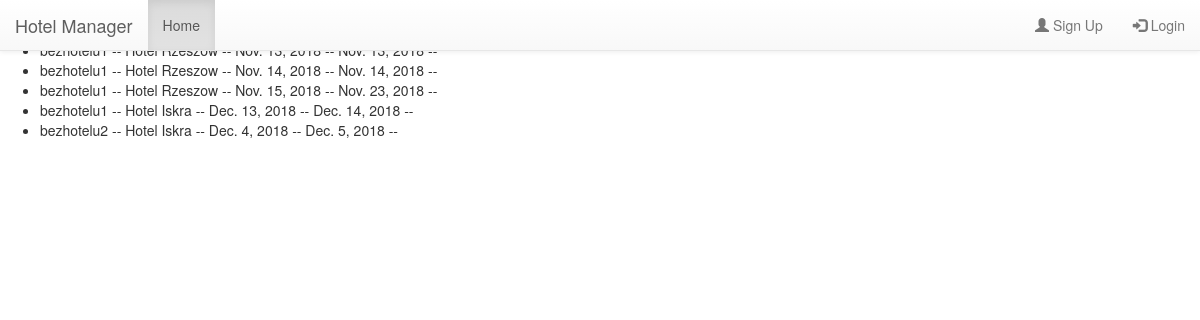
The page /booking/reservation/list/ on the database as committed earlier.
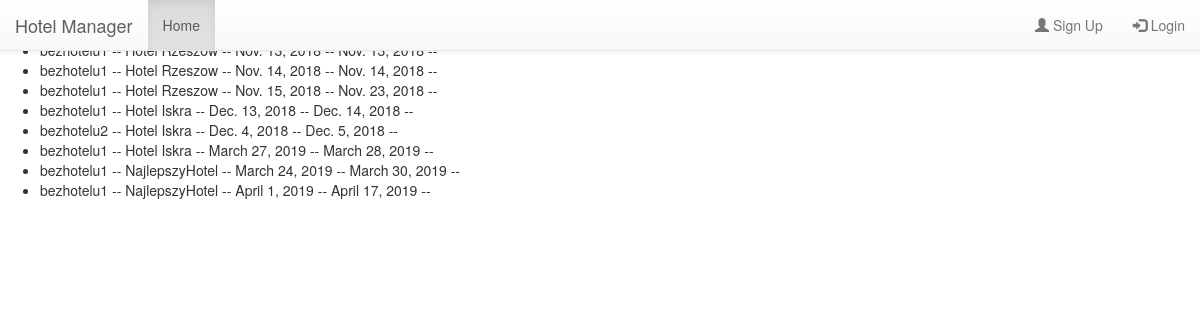
The same page on the database as committed later.
### booking/models.py (models this page shows, shortened)
class Reservation(models.Model):
    reservation_owner = models.ForeignKey(HotelOwner, on_delete=models.CASCADE)
    reservation_hotel = models.ForeignKey(Hotel, on_delete=models.CASCADE)
    reservation_from = models.DateField()
    reservation_to = models.DateField()
    reservation_room_sgl_quantity = models.PositiveIntegerField(validators=[MinValueValidator(0)], default=0)
    reservation_room_dbl_quantity = models.PositiveIntegerField(validators=[MinValueValidator(0)], default=0)
    reservation_room_twin_quantity = models.PositiveIntegerField(validators=[MinValueValidator(0)], default=0)
    reservation_room_tpl_quantity = models.PositiveIntegerField(validators=[MinValueValidator(0)], default=0)
    reservation_room_qdbl_quantity = models.PositiveIntegerField(validators=[MinValueValidator(0)], default=0)
    reservation_room_family_quantity = models.PositiveIntegerField(validators=[MinValueValidator(0)], default=0)
    reservation_room_apartment_quantity = models.PositiveIntegerField(validators=[MinValueValidator(0)], default=0)

class HotelOwner(AbstractUser):
    hasHotel = models.BooleanField(default=False)
    phone_regex = RegexValidator(regex=r'^\+?1?\d{9,15}$',
                                 message="Phone number must be entered in the format: '+999999999'. Up to 15 digits "
                                         "allowed.")
    phone_number = models.CharField(validators=[phone_regex], max_length=17, blank=False, null=False)
    class Meta:
        app_label = 'booking'
        permissions = ("has_hotel", "Has hotel."),

class Hotel(models.Model):
    hotel_owner = models.ForeignKey(HotelOwner, on_delete=models.CASCADE)
    hotel_name = models.CharField(max_length=120, verbose_name="Your hotel name")
    hotel_country = models.CharField(max_length=50, verbose_name="Your hotel country")
    hotel_city = models.CharField(max_length=100, verbose_name="Your hotel city")
    hotel_zip_code = models.CharField(max_length=6, default="43-701", verbose_name="Your hotel zip code")
    hotel_street = models.CharField(max_length=100, verbose_name="Your hotel street")
    hotel_street_number = models.IntegerField(default=0, verbose_name="Your hotel street number")
    hotel_place_number = models.IntegerField(default=0, verbose_name="Your hotel place number")
    hotel_short_desc = models.TextField(max_length=200, verbose_name="Briefly describe your hotel")
    hotel_long_desc = models.TextField(max_length=2000, verbose_name="Full description of your hotel")
    hotel_image = models.FileField(verbose_name="Upload image with your hotel")
    hotel_rating = models.FloatField(default=0.0)
    hotel_room_sgl = models.PositiveIntegerField(validators=[MinValueValidator(0)], default=0,
                                                 verbose_name="Number of single rooms in your hotel")
    hotel_room_dbl = models.PositiveIntegerField(validators=[MinValueValidator(0)], default=0,
                                                 verbose_name="Number of double rooms in your hotel")
    hotel_room_twin = models.PositiveIntegerField(validators=[MinValueValidator(0)], default=0,
                                                  verbose_name="Number of twin rooms in your hotel")
    hotel_room_tpl = models.PositiveIntegerField(validators=[MinValueValidator(0)], default=0,
                                                 verbose_name="Number of triple rooms in your hotel")
    hotel_room_qdbl = models.PositiveIntegerField(validators=[MinValueValidator(0)], default=0,
                                                  verbose_name="Number of quad rooms in your hotel")
    hotel_room_family = models.PositiveIntegerField(validators=[MinValueValidator(0)], default=0,
                                                    verbose_name="Number of family rooms in your hotel")
    hotel_room_apartment = models.PositiveIntegerField(validators=[MinValueValidator(0)], default=0,
                                                       verbose_name="Number of apartment rooms in your hotel")
    hotel_room_sgl_price = models.PositiveIntegerField(validators=[MinValueValidator(0)], default=0,
                                                       verbose_name="Your hotel single room price in $")
    hotel_room_dbl_price = models.PositiveIntegerField(validators=[MinValueValidator(0)], default=0,
                                                       verbose_name="Your hotel double room price in $")
    hotel_room_twin_price = models.PositiveIntegerField(validators=[MinValueValidator(0)], default=0,
                                                        verbose_name="Your hotel twin room price in $")
    hotel_room_tpl_price = models.PositiveIntegerField(validators=[MinValueValidator(0)], default=0,
                                                       verbose_name="Your hotel triple room price in $")
    hotel_room_qdbl_price = models.PositiveIntegerField(validators=[MinValueValidator(0)], default=0,
                                                        verbose_name="Your hotel quad room price in $")
    hotel_room_family_price = models.PositiveIntegerField(validators=[MinValueValidator(0)], default=0,
                                                          verbose_name="Your hotel family room price in $")
    hotel_room_apartment_price = models.PositiveIntegerField(validators=[MinValueValidator(0)], default=0,
                                                             verbose_name="Your hotel apartment room price in $")
    def __str__(self):
        return self.hotel_name

### booking/views.py (the view)
# urls.py: path('reservation/list/', views.ReservationListView.as_view(), name='reservation_list'),
class ReservationListView(ListView):
    context_object_name = 'all_reservations'
    def get_queryset(self):
        return Reservation.objects.all()

### booking/templates/booking/reservation_list.html (shortened to what this page needs)
{% extends 'base.html' %}
{% block body %}
    <ul>
        {% for reservation in all_reservations %}
            <li>{{ reservation.reservation_owner }} -- {{ reservation.reservation_hotel }} -- {{ reservation.reservation_from }} -- {{ reservation.reservation_to }} -- {{ reservation.reservation_room }}
            </li>
        {% endfor %}
    </ul>
{% endblock %}

### booking/templates/base.html (shortened to what this page needs)
<html>
    <head>
    <link rel="stylesheet" href="//maxcdn.bootstrapcdn.com/bootstrap/3.2.0/css/bootstrap.min.css">
    <link rel="stylesheet" href="//maxcdn.bootstrapcdn.com/bootstrap/3.2.0/css/bootstrap-theme.min.css">
    <link href="//cdn.bootcss.com/bootstrap/3.3.7/css/bootstrap.min.css" rel="stylesheet">
    <link href="//cdn.bootcss.com/bootstrap-datetimepicker/4.17.44/css/bootstrap-datetimepicker.min.css" rel="stylesheet">
    </head>
    <body>
    <nav class="navbar navbar-default navbar-fixed-top">
      <div class="container" style=" min-width: 100%;">
        <div class="navbar-header">
          <a class="navbar-brand" href="{% url 'booking:home' %}">Hotel Manager</a>
        </div>
        <ul class="nav navbar-nav">
            <li class="active"><a href="{% url 'booking:home' %}">Home</a></li>
        </ul>
            <ul class="nav navbar-nav navbar-right">
                {% if user.is_authenticated %}
                {% if perms.booking.has_hotel %}
                    <li><a href="{% url 'booking:hotel_add' %}"><span class="glyphicon glyphicon-plus"></span> Add Hotel</a></li>
                {% endif %}
                    <li><a href="{% url 'booking:profile' %}"><span class="glyphicon glyphicon-user"></span> Profile</a></li>
                    <li><a href="{% url 'booking:logout' %}"><span class="glyphicon glyphicon-log-out"></span> Logout</a></li>
                {% else %}
                    <li><a href="{% url 'booking:register' %}"><span class="glyphicon glyphicon-user"></span> Sign Up</a></li>
                    <li><a href="{% url 'booking:login' %}"><span class="glyphicon glyphicon-log-in"></span> Login</a></li>
                {% endif %}
            </ul>
      </div>
    </nav>
    {% block body %}
    {% endblock %}
    </body>
</html>

Rows that differ between the two databases and show on the page:
added Reservation: reservation_owner "bezhotelu1", reservation_hotel "Hotel Iskra", reservation_from "March 27, 2019", reservation_to "March 28, 2019"
added Reservation: reservation_owner "bezhotelu1", reservation_hotel "NajlepszyHotel", reservation_from "March 24, 2019", reservation_to "March 30, 2019"
added Reservation: reservation_owner "bezhotelu1", reservation_hotel "NajlepszyHotel", reservation_from "April 1, 2019", reservation_to "April 17, 2019"
